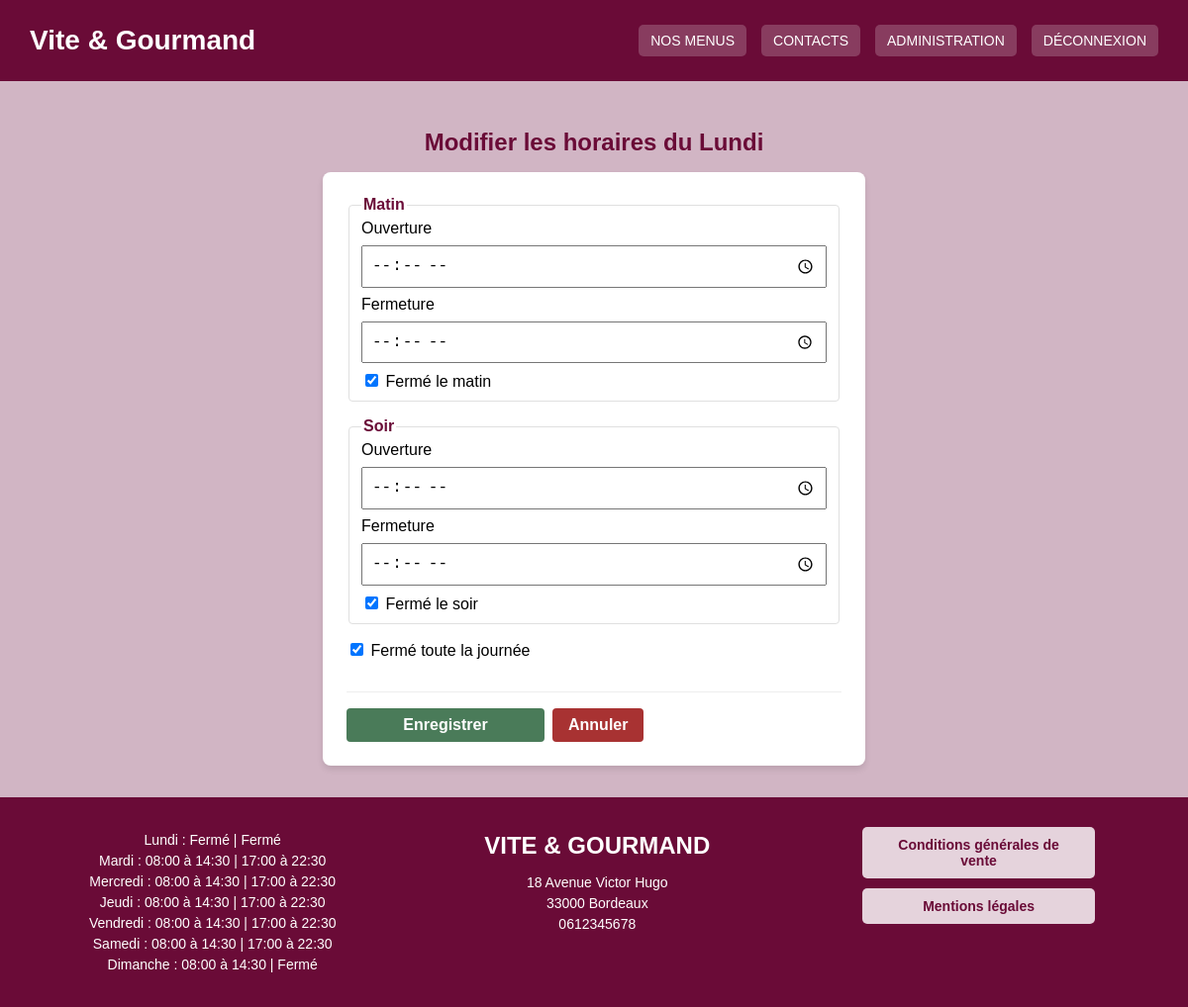
The app's page /modifier_horaire.php?id=1 (signed in) with its own data.
### tables this page shows
CREATE TABLE horaires (
    id INT AUTO_INCREMENT PRIMARY KEY,
    jour VARCHAR(20) NOT NULL,
    ouverture_matin TIME,
    fermeture_matin TIME,
    ouverture_soir TIME,
    fermeture_soir TIME,
    est_ferme BOOLEAN DEFAULT FALSE
);

### modifier_horaire.php (the view, shortened to what this page needs)
<?php
require_once 'includes/db.php';
$id = (int) $_GET['id'];
$sql = "SELECT id, jour,
        TIME_FORMAT(ouverture_matin, '%H:%i') AS ouverture_matin,
        TIME_FORMAT(fermeture_matin, '%H:%i') AS fermeture_matin,
        TIME_FORMAT(ouverture_soir, '%H:%i') AS ouverture_soir,
        TIME_FORMAT(fermeture_soir, '%H:%i') AS fermeture_soir,
        est_ferme
        FROM horaires WHERE id = :id";
$requete = $pdo->prepare($sql);
$requete->execute(['id' => $id]);
$horaire = $requete->fetch(PDO::FETCH_ASSOC);
?>
<!DOCTYPE html>
<html lang="fr">
<head>
    <link rel="stylesheet" href="css/style.css">
</head>
<body>
    <?php include_once 'includes/header.php'; ?>
    <main class="page-modifier-horaire">
        <h1>Modifier les horaires du <?php echo htmlspecialchars($horaire['jour']); ?></h1>
        <form action="traitement_horaire.php" method="POST" class="formulaire-horaire">
            <fieldset>
                <legend>Matin</legend>
                <label for="ouverture_matin">Ouverture</label>
                <input type="time" id="ouverture_matin" name="ouverture_matin" value="<?php echo $horaire['ouverture_matin']; ?>">
                <label for="fermeture_matin">Fermeture</label>
                <input type="time" id="fermeture_matin" name="fermeture_matin" value="<?php echo $horaire['fermeture_matin']; ?>">
                <label>
                    <input type="checkbox" name="matin_ferme" value="1" <?php if ($horaire['ouverture_matin'] == null) { echo 'checked'; } ?>>
                    Fermé le matin
                </label>
            </fieldset>
            <fieldset>
                <legend>Soir</legend>
                <label for="ouverture_soir">Ouverture</label>
                <input type="time" id="ouverture_soir" name="ouverture_soir" value="<?php echo $horaire['ouverture_soir']; ?>">
                <label for="fermeture_soir">Fermeture</label>
                <input type="time" id="fermeture_soir" name="fermeture_soir" value="<?php echo $horaire['fermeture_soir']; ?>">
                <label>
                <input type="checkbox" name="soir_ferme" value="1" <?php if ($horaire['ouverture_soir'] == null) { echo 'checked'; } ?>>
                Fermé le soir
                </label>
            </fieldset>
            <label>
                <input type="checkbox" name="est_ferme" value="1" <?php if ($horaire['est_ferme']) { echo 'checked'; } ?>>
                Fermé toute la journée
            </label>
            <div class="actions-horaires">
                <button type="submit" class="btn-valider">Enregistrer</button>
                <a href="admin.php" class="btn-refuser">Annuler</a>
            </div>
        </form>
    </main>
    <?php include_once 'includes/footer.php'; ?>
</body>
</html>

### includes/footer.php (shortened to what this page needs)
<?php
$sql = "SELECT * FROM horaires";
$requete = $pdo->query($sql);
$horaires = $requete->fetchAll(PDO::FETCH_ASSOC);
?>
<footer class="pied-de-page">
    <div class="footer-horaires">
      <?php foreach ($horaires as $ligne) {
    if ($ligne['ouverture_matin'] == null) {
        $matin = "Fermé";
    } else {
        $matin = substr($ligne['ouverture_matin'], 0, 5) . ' à ' . substr($ligne['fermeture_matin'], 0, 5);
    }
    if ($ligne['ouverture_soir'] == null) {
        $soir = "Fermé";
    } else {
        $soir = substr($ligne['ouverture_soir'], 0, 5) . ' à ' . substr($ligne['fermeture_soir'], 0, 5);
    }
?>
    <p>
        <?php echo $ligne['jour']; ?> : <?php echo $matin; ?> | <?php echo $soir; ?>
    </p>
<?php } ?>
    </div>
    <div class="footer-contact">
        <p class="footer-titre">VITE & GOURMAND</p>
        <p>18 Avenue Victor Hugo</p>
        <p>33000 Bordeaux</p>
        <p>0612345678</p>
    </div>
    <div class="footer-liens">
        <a href="cgv.php">Conditions générales de vente</a>
        <a href="mentions_legales.php">Mentions légales</a>
    </div>
</footer>

### css/style.css (style rules this page uses)
body { margin: 0; font-family: Arial, sans-serif; }
.btn-valider { background-color: #4A7B59; color: white; border: none; border-radius: 5px; padding: 10px 40px; font-size: 16px; cursor: pointer; width: 100%; max-width: 200px; }
.pied-de-page { background-color: #6a0b37; color: white; display: flex; flex-direction: column; padding: 30px; gap: 30px; text-align: center; font-size: 14px; }
.footer-horaires p, .footer-contact p { margin: 5px 0; }
.footer-titre { font-size: 24px; font-weight: bold; margin-bottom: 15px !important; }
.footer-liens { display: flex; flex-direction: column; gap: 10px; align-items: center; }
.footer-liens a { color: #6a0b37; background-color: #e5d3dc; padding: 10px 20px; text-decoration: none; border-radius: 5px; font-weight: bold; width: 80%; text-align: center; }
@media (min-width: 768px) { .pied-de-page { flex-direction: row; justify-content: space-around; align-items: flex-start; text-align: center; } }
.actions-commande, .actions-employe, .actions-menu, .actions-avis, .actions-horaires { display: flex; gap: 0.5rem; flex-wrap: wrap; margin-top: 1rem; border-top: 1px solid #eee; padding-top: 1rem; }
.btn-modifier, .btn-valider, .btn-ajouter { background-color: #4A7B59; color: white; border: none; padding: 0.5rem 1rem; border-radius: 4px; cursor: pointer; font-weight: bold; }
.btn-supprimer, .btn-refuser { background-color: #a83232; color: white; border: none; padding: 0.5rem 1rem; border-radius: 4px; cursor: pointer; font-weight: bold; }
.page-modifier-horaire { background-color: #d1b5c4; padding: 2rem 1rem; min-height: 60vh; }
.page-modifier-horaire h1 { font-size: 1.5rem; text-align: center; color: #6a0b37; }
.formulaire-horaire { background-color: white; max-width: 500px; margin: 0 auto; padding: 1.5rem; border-radius: 8px; box-shadow: 0 4px 6px rgba(0,0,0,0.1); display: flex; flex-direction: column; gap: 1rem; }
.formulaire-horaire fieldset { border: 1px solid #e0e0e0; border-radius: 4px; display: flex; flex-direction: column; gap: 0.5rem; }
.formulaire-horaire legend { font-weight: bold; color: #6a0b37; }
.formulaire-horaire input[type="time"] { padding: 0.5rem; font-size: 1rem; }
.actions-horaires a { text-decoration: none; }

### records on screen
horaires: jour "Lundi", est_ferme "☑", matin "Fermé", soir "Fermé"
horaires: jour "Mardi", matin "08:00 à 14:30", soir "17:00 à 22:30"
horaires: jour "Mercredi", matin "08:00 à 14:30", soir "17:00 à 22:30"
horaires: jour "Jeudi", matin "08:00 à 14:30", soir "17:00 à 22:30"
horaires: jour "Vendredi", matin "08:00 à 14:30", soir "17:00 à 22:30"
horaires: jour "Samedi", matin "08:00 à 14:30", soir "17:00 à 22:30"
horaires: jour "Dimanche", matin "08:00 à 14:30", ouverture_soir "Fermé"
